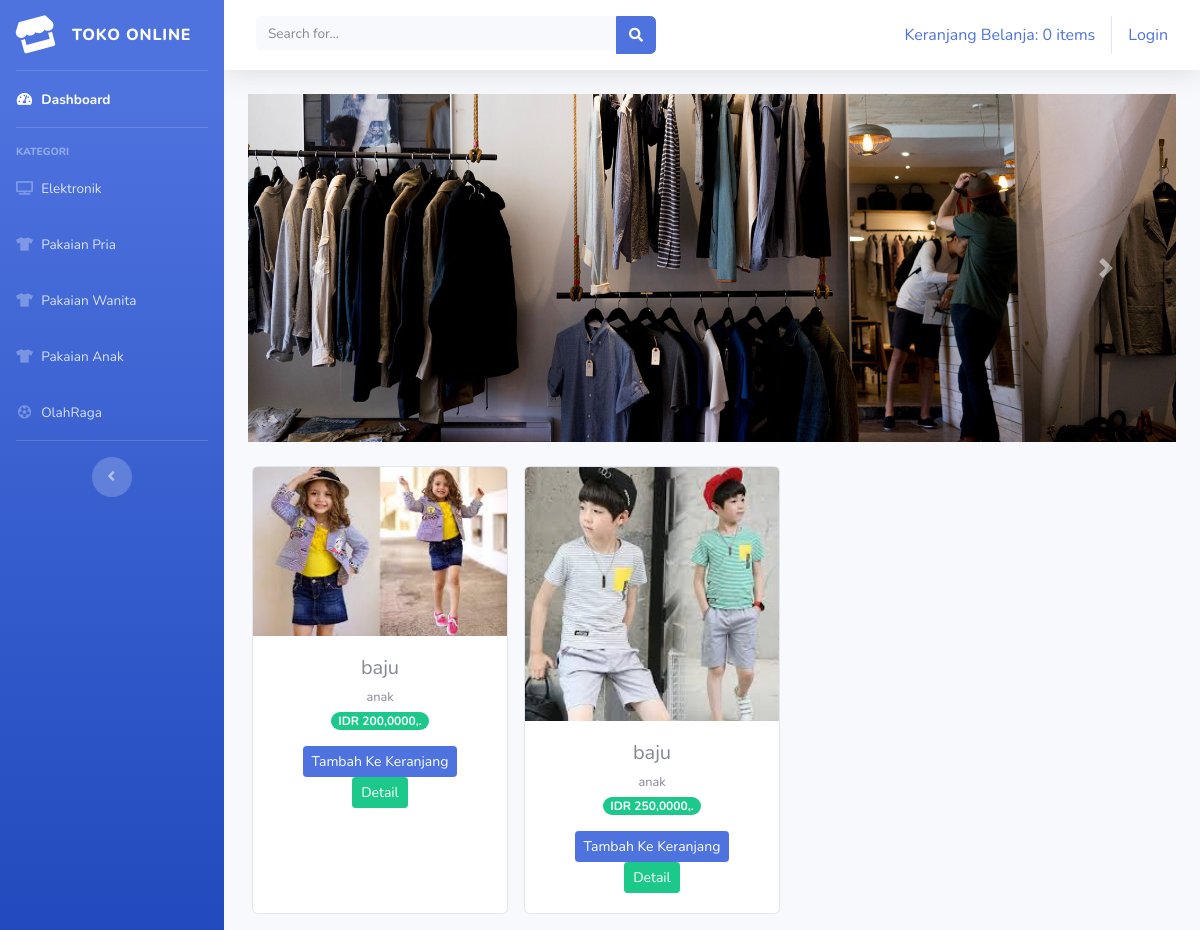
/index.php/kategori/pakaian_anak, run on the app's committed database.
### tables this page shows
CREATE TABLE `tb_barang` (
  `id_brg` int(11) NOT NULL,
  `nama_brg` varchar(120) NOT NULL,
  `keterangan` varchar(225) NOT NULL,
  `kategori` varchar(60) NOT NULL,
  `harga` int(11) NOT NULL,
  `stok` int(4) NOT NULL,
  `gambar` text NOT NULL
);

### application/controllers/kategori.php (called while the page is built, shortened)
<?php
class Kategori extends CI_Controller
{
	public function pakaian_anak(){
		$data['pakaian_anak'] = $this->model_kategori->data_pakaian_anak()->result();
		$this->load->view('templates/header');
		$this->load->view('templates/sidebar');
		$this->load->view('pakaian_anak',$data);
		$this->load->view('templates/footer');
	}
} ?>

### index.php (called while the page is built, shortened)
<?php
require_once BASEPATH.'core/CodeIgniter.php';

### application/models/model_kategori.php (called while the page is built, shortened)
<?php
class Model_kategori extends CI_Model
{
	public function data_pakaian_anak(){
		return $this->db->get_where('tb_barang',array('kategori' => 'pakaian anak'));
	}
} ?>

### application/views/pakaian_anak.php (the view, shortened to what this page needs)
<div class="container-fluid">
  <div id="carouselExampleControls" class="carousel slide" data-ride="carousel">
        <div class="carousel-inner">
          <div class="carousel-item active">
            <img src="<?php echo base_url('assets/img/shop1.jpg') ?>" class="d-block w-100" alt="...">
          </div>
        </div>
        <a class="carousel-control-prev" href="#carouselExampleControls" role="button" data-slide="prev">
          <span class="carousel-control-prev-icon" aria-hidden="true"></span>
        </a>
        <a class="carousel-control-next" href="#carouselExampleControls" role="button" data-slide="next">
          <span class="carousel-control-next-icon" aria-hidden="true"></span>
        </a>
</div>
  <div class="row text-center mt-4">
    <?php foreach ($pakaian_anak as $brg) :  ?>
      <div class="card ml-3 mb-3" style="width: 16rem;">
        <img src="<?php echo base_url().'/uploads/'.$brg->gambar ?>" class="card-img-top" alt="...">
        <div class="card-body">
          <h5 class="card-title mb-1"><?php echo $brg->nama_brg  ?></h5>
          <small><?php echo $brg->keterangan  ?></small><br>
          <span class="badge badge-pill badge-success mb-3">IDR <?php echo number_format($brg->harga),0,',','.'   ?></span>
          <?php echo anchor ('dashboard/tambah_ke_keranjang/'.$brg->id_brg,'<div class="btn btn-sm btn-primary">Tambah Ke Keranjang</div>') ?>
          <?php echo anchor ('dashboard/detail/'.$brg->id_brg,'<div class="btn btn-sm btn-success">Detail</div>') ?>
        </div>
      </div>
    <?php endforeach;  ?>
  </div>
</div>

### data on the page
tb_barang: gambar (picture), nama_brg "baju", keterangan "anak", harga "200,000", id_brg "Tambah Ke Keranjang", id_brg "Detail"
tb_barang: gambar (picture), nama_brg "baju", keterangan "anak", harga "250,000", id_brg "Tambah Ke Keranjang", id_brg "Detail"

### other printed values
anchor('dashboard/detail_keranjang', $keranjang) "Keranjang Belanja: 0 items"
anchor('auth/login', 'Login') "Login"
